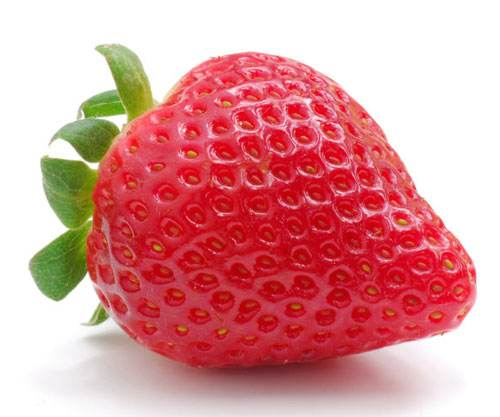
#> input picture month05/机器学习/day01/timg.jpg, 500 x 417 px
$ jupyter execute 'demo01_数据预处理.ipynb'
#> lines starting #> are read from the running program, lines starting #| are printed output that depends on the picture; after the words box and inside, x2 and y2 are one past the last pixel; in counts of white or black regions, pixels touching at a corner belong together
[cell 1]
import numpy as np
import sklearn.preprocessing as sp

[cell 2]
#归一化（每一行绝对值之和为1）
data=np.array([[20,10,5],[4,2,1],[15,11,13]])
r=sp.normalize(data,norm='l1')
print(r)
print(r.sum(axis=1))

[cell 3]
r2=sp.normalize(data,norm='l2')
print(r2)
print((r2**2).sum(axis=1))

[cell 4]
#二值化
bin=sp.Binarizer(threshold=10)
r=bin.transform(data)
r

[cell 5]
data

[cell 6]
import cv2 as cv
import matplotlib.pyplot as plt
img=cv.imread('timg.jpg',0)   #灰度图像
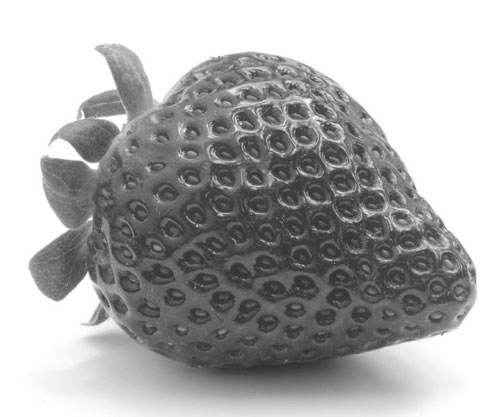
#> img: shape (417, 500); min 40, max 255, mean 173.4
plt.imshow(img,cmap='gray')

[cell 7]
img=sp.Binarizer(threshold=127).transform(img)
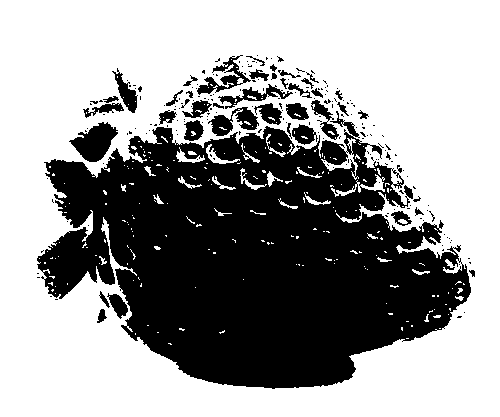
#> img: shape (417, 500); values 0 (black) and 1 (white), 61.1% white; 218 black regions (176 under 20 px), largest, box (x1, y1, x2, y2) and area: (37, 111, 471, 389) 73307, (69, 122, 118, 162) 1094, (208, 107, 259, 136) 693
plt.imshow(img,cmap='gray')
